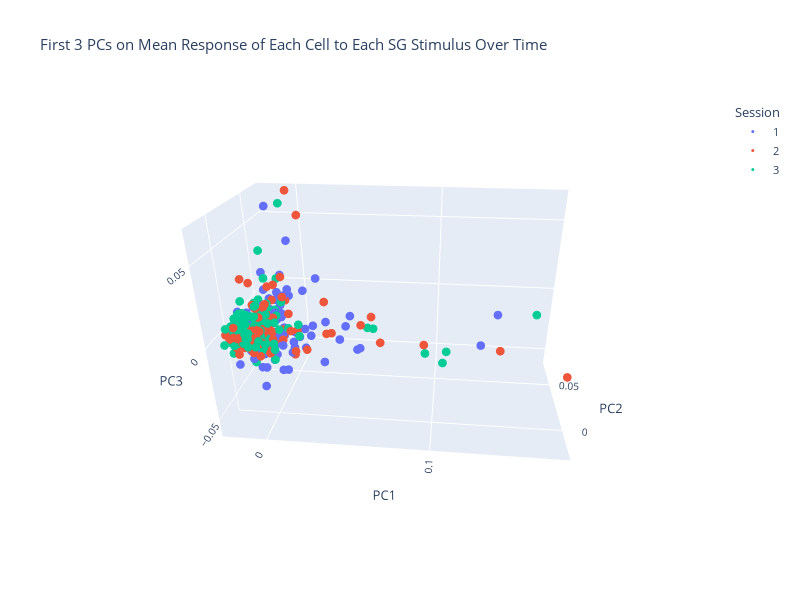

The code cell stored with this chart in its notebook:
### Code cell
# PCA Model: 3D Visualization
fig = px.scatter_3d(transformed_data_sg, x=0, y=1, z=2, color="Session", labels = {"0": "PC1","1": "PC2", "2": "PC3"}, title = "First 3 PCs on Mean Response of Each Cell to Each SG Stimulus Over Time")
fig.update_traces(marker_size=3) # reduce size of scatter points from default size
fig.update_layout(width=800, height=600, font_size=11, scene_aspectmode="data", scene_camera_eye= dict(x=0.2, y=-2.0, z=1)) # adjust plot appearance
fig.show()
